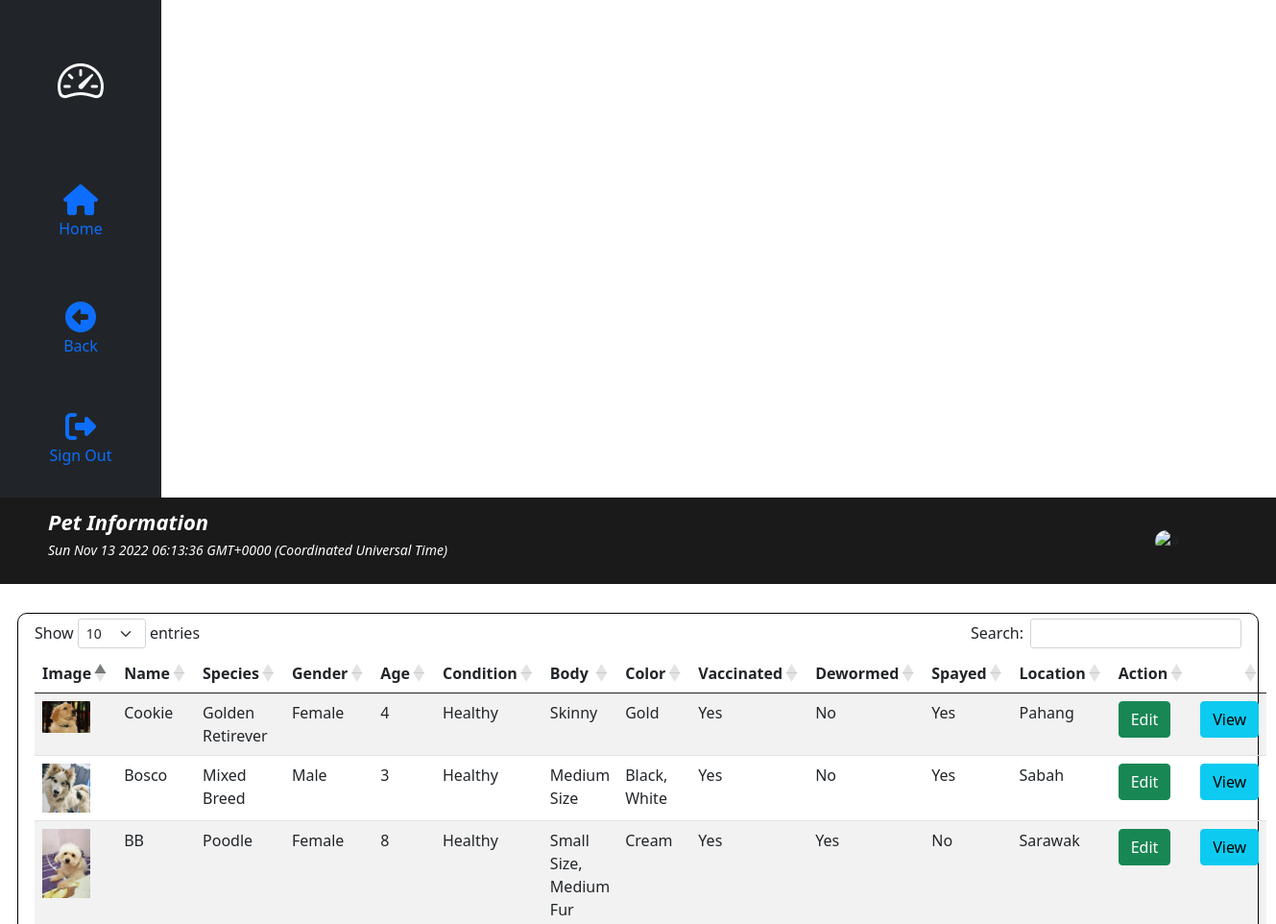
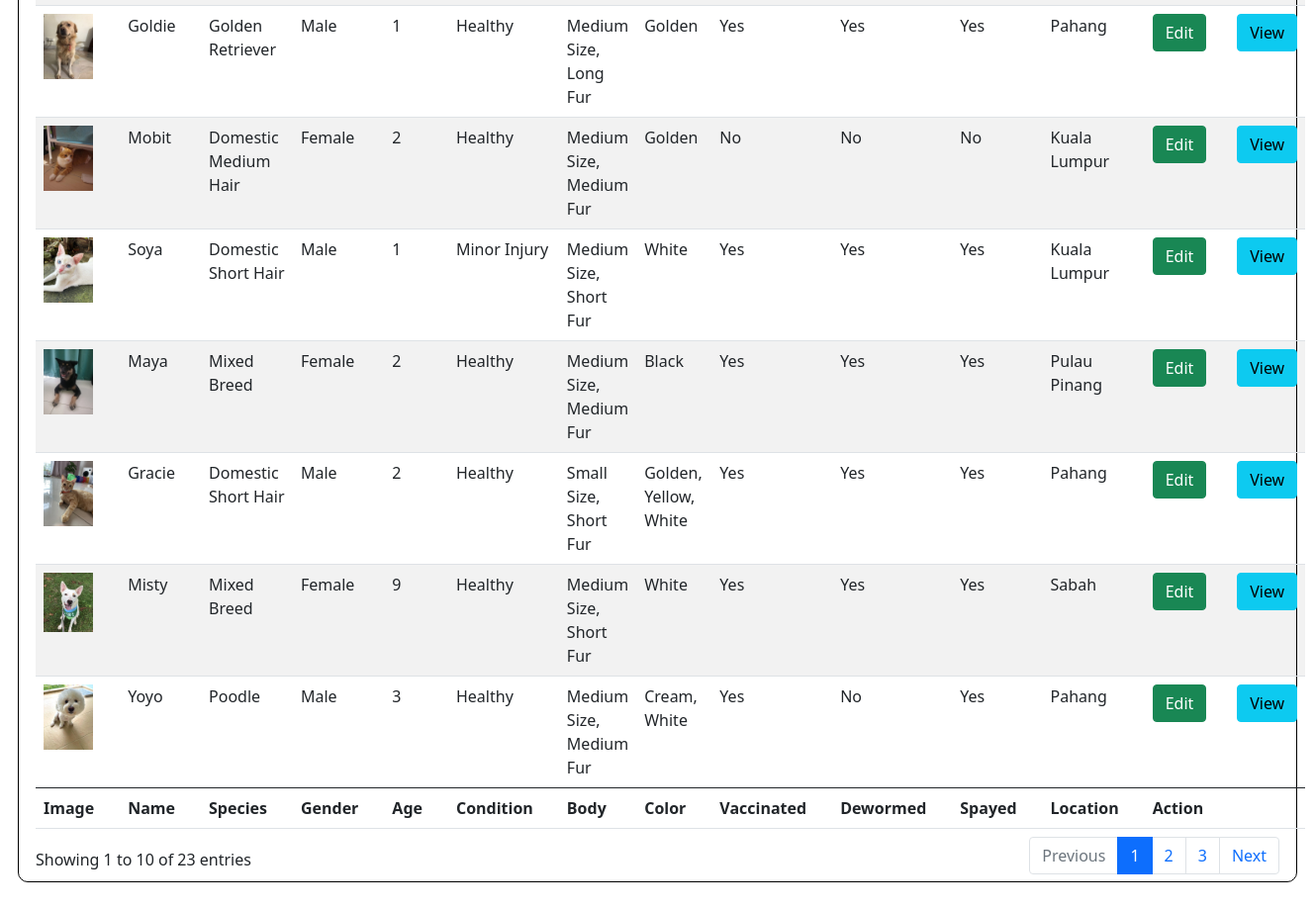
/php/adminpetinfor.php, run on the app's committed database (2 pictures, top to bottom).
### tables this page shows
CREATE TABLE `pets` (
  `PetsID` int(11) NOT NULL,
  `PetName` varchar(100) NOT NULL,
  `PetBody` varchar(100) NOT NULL,
  `Color` varchar(100) NOT NULL,
  `Vaccinated` varchar(20) NOT NULL,
  `Spayed` varchar(20) NOT NULL,
  `Species` varchar(100) NOT NULL,
  `Gender` varchar(6) NOT NULL,
  `PetCondition` varchar(100) NOT NULL,
  `Dewormed` varchar(20) NOT NULL,
  `Image` varchar(100) NOT NULL,
  `PetAge` int(20) NOT NULL,
  `PetStatus` varchar(100) NOT NULL,
  `DonorID` int(11) NOT NULL,
  `AdopterID` int(11) NOT NULL,
  `Description` varchar(500) NOT NULL
);

CREATE TABLE `user` (
  `UserID` int(11) NOT NULL,
  `Username` varchar(50) NOT NULL,
  `Password` varchar(50) NOT NULL,
  `FirstName` varchar(50) NOT NULL,
  `LastName` varchar(50) NOT NULL,
  `DOB` date NOT NULL,
  `Gender` varchar(6) NOT NULL,
  `ContactNumber` varchar(20) NOT NULL,
  `Email` varchar(50) NOT NULL,
  `Address` varchar(200) NOT NULL,
  `Location` varchar(50) NOT NULL,
  `Avatar` varchar(100) NOT NULL,
  `SocialMedia` varchar(100) NOT NULL
);

### php/adminpetinfor.php (the view, shortened to what this page needs)
<?php include_once("conn.php") ?>
<?php
    $sql = "SELECT pets.PetsID, pets.PetName, pets.PetBody, pets.Color, pets.Vaccinated, pets.Spayed, pets.Species, pets.Gender, pets.PetCondition, pets.Dewormed, pets.Image, pets.PetAge, pets.PetStatus, pets.DonorID, pets.AdopterID, pets.Description, user.UserID, user.Location
            FROM pets
            INNER JOIN user
            ON pets.DonorID = user.UserID";
    $result = mysqli_query($conn,$sql);
?>
<!DOCTYPE html>
<html lang="en">
<head>
    <link href="https://cdn.jsdelivr.net/npm/bootstrap@5.0.2/dist/css/bootstrap.min.css" rel="stylesheet">
    <link rel="stylesheet" href="https://cdn.jsdelivr.net/npm/bootstrap-icons@1.9.1/font/bootstrap-icons.css">
    <link rel="stylesheet" href="https://cdnjs.cloudflare.com/ajax/libs/twitter-bootstrap/5.1.3/css/bootstrap.min.css">
    <link rel="stylesheet" href="https://cdn.datatables.net/1.12.1/css/dataTables.bootstrap5.min.css">
    <link rel="stylesheet" href="sweetalert2.min.css">
    <link rel="stylesheet" href="../css/adminaccount.css">
</head>
<body>
        <div class="container-fluid">
            <div class="row">
                <div class="col-sm-auto bg-dark sticky-top">
                    <div class="d-flex flex-sm-column flex-row flex-nowrap bg-dark align-items-center sticky-top">
                        <a href="adminpage.php" class="d-block p-5 link-light text-decoration-none" title="Logo" data-bs-toggle="tooltip" data-bs-placement="right" data-bs-original-title="Icon-only">
                            <i class="bi bi-speedometer2 fa-3x"></i>
                        </a>
                        <ul class="nav nav-pills nav-flush flex-sm-column flex-row flex-nowrap mb-auto mx-auto text-center align-items-center">
                            <li class="nav-item">
                                <a href="adminpage.php" class="nav-link py-4 px-2" title="Home" data-bs-toggle="tooltip" data-bs-placement="right" data-bs-original-title="Home">
                                    <i class="fas fa-home fs-2"></i><p>Home</p>
                                </a>
                            </li>
                            <li>
                                <a href="adminpet.php" class="nav-link py-4 px-2" title="Back" data-bs-toggle="tooltip" data-bs-placement="right" data-bs-original-title="Home">
                                    <i class="fas fa-arrow-alt-circle-left fs-2"></i><p>Back</p>
                                </a>
                            </li>
                            <li>
                                <a href="logout.php" class="nav-link py-3 px-2" title="Sign-Out" data-bs-toggle="tooltip" data-bs-placement="right" data-bs-original-title="Exits">
                                    <i class="fas fa-sign-out-alt fs-2"></i><p>Sign Out</p>
                                </a>
                            </li>
                        </ul>
                    </div>
                </div>
                <div class="col-sm p-0 min-vh-100">
                    <div class="navbar" id="navbar" style="background-color:#1a1a1a; height: 90px; position: sticky; top: 0%; transition: 0.2s; padding-left: 50px;">
                        <p style="color: white;"><b><i style="font-size:22px; ">Pet Information</i></b><br><small><i><span id="dateTime"></span></i></small></p>
                        <div class="right" style="float:right; padding-right: 100px;">
                            <img src="../adminimg/<?php echo $_SESSION["photo"] ?>" alt="#" style="width: 50px; border-radius: 15px;">
                        </div>
                    </div>
                    <div class="content" style="width: auto; padding:30px 30px;">
                        <div class="row" style=" border:1px solid black; padding:5px; border-radius:10px;">
                            <table id="acctable" class="table table-striped" style="width:100%">
                                <thead>
                                    <tr>
                                        <th>Image</th>
                                        <th>Name</th>
                                        <th>Species</th>
                                        <th>Gender</th>
                                        <th>Age</th>
                                        <th>Condition</th>
                                        <th>Body</th>
                                        <th>Color</th>
                                        <th>Vaccinated</th>
                                        <th>Dewormed</th>
                                        <th>Spayed</th>
                                        <th>Location</th>
                                        <th>Action</th>
                                        <th></th>
                                    </tr>
                                </thead>
                                <tbody>
                                <?php
                                    while($row = mysqli_fetch_assoc($result)){
                                        $pets[] = $row;
                                    }
                                        if(isset($pets)){
                                            foreach($pets as $pet){
                                ?>
                                    <tr>
                                        <td><img src="../petimg/<?php echo $pet['Image'] ?>" alt="" width="50px" ></td>
                                        <td><?php echo ucfirst($pet['PetName']) ?></td>
                                        <td><?php echo ucfirst($pet['Species']) ?></td>
                                        <td><?php echo ucfirst($pet['Gender']) ?></td>
                                        <td><?php echo ucfirst($pet['PetAge']) ?></td>
                                        <td><?php echo ucfirst($pet['PetCondition']) ?></td>
                                        <td><?php echo ucfirst($pet['PetBody']) ?></td>
                                        <td><?php echo ucfirst($pet['Color']) ?></td>
                                        <td><?php echo ucfirst($pet['Vaccinated']) ?></td>
                                        <td><?php echo ucfirst($pet['Dewormed']) ?></td>
                                        <td><?php echo ucfirst($pet['Spayed']) ?></td>
                                        <td><?php echo ucfirst($pet['Location']) ?></td>
                                        <td>
                                            <button type="button" value="<?php echo $pet['PetsID'] ?>" class="editPetbtn btn btn-success" data-bs-toggle="modal" data-bs-placement="right"  data-bs-target="#editPet">Edit</button>
                                        </td>
                                        <td>
                                            <button type="button" value="<?php echo $pet['PetsID'] ?>" class="viewbtn btn btn-info" data-bs-toggle="modal" data-bs-placement="right" data-bs-target="#showPet">View</button>
                                        </td>
                                    </tr>
                                    <?php }?>
                                <?php }?>
                                </tbody>
                                <tfoot>
                                    <tr>
                                        <th>Image</th>
                                        <th>Name</th>
                                        <th>Species</th>
                                        <th>Gender</th>
                                        <th>Age</th>
                                        <th>Condition</th>
                                        <th>Body</th>
                                        <th>Color</th>
                                        <th>Vaccinated</th>
                                        <th>Dewormed</th>
                                        <th>Spayed</th>
                                        <th>Location</th>
                                        <th>Action</th>
                                        <th></th>
                                    </tr>
                                </tfoot>
                            </table>
                        </div>
                    </div>
                </div>
            </div>
        </div>
</body>
</html>

### css/adminaccount.css (style rules this page uses)
a i { transition: all 0.3s linear; }

### data on the page
pets: Image (picture), PetName "Cookie", Species "Golden Retirever", Gender "Female", PetAge "4", PetCondition "Healthy", PetBody "Skinny", Color "Gold", Vaccinated "Yes", Dewormed "No", Spayed "Yes", user.Location "Pahang", $pet['PetsID'] 1 (drawn)
pets: Image (picture), PetName "Bosco", Species "Mixed Breed", Gender "Male", PetAge "3", PetCondition "Healthy", PetBody "Medium Size", Color "Black, White", Vaccinated "Yes", Dewormed "No", Spayed "Yes", user.Location "Sabah", $pet['PetsID'] 2 (drawn)
pets: Image (picture), PetName "BB", Species "Poodle", Gender "Female", PetAge "8", PetCondition "Healthy", PetBody "Small Size, Medium Fur", Color "Cream", Vaccinated "Yes", Dewormed "Yes", Spayed "No", user.Location "Sarawak", $pet['PetsID'] 3 (drawn)
pets: Image (picture), PetName "Goldie", Species "Golden Retriever", Gender "Male", PetAge "1", PetCondition "Healthy", PetBody "Medium Size, Long Fur", Color "Golden", Vaccinated "Yes", Dewormed "Yes", Spayed "Yes", user.Location "Pahang", $pet['PetsID'] 4 (drawn)
pets: Image (picture), PetName "Mobit", Species "Domestic Medium Hair", Gender "Female", PetAge "2", PetCondition "Healthy", PetBody "Medium Size, Medium Fur", Color "Golden", Vaccinated "No", Dewormed "No", Spayed "No", user.Location "Kuala Lumpur", $pet['PetsID'] 5 (drawn)
pets: Image (picture), PetName "Soya", Species "Domestic Short Hair", Gender "Male", PetAge "1", PetCondition "Minor Injury", PetBody "Medium Size, Short Fur", Color "White", Vaccinated "Yes", Dewormed "Yes", Spayed "Yes", user.Location "Kuala Lumpur", $pet['PetsID'] 6 (drawn)
pets: Image (picture), PetName "Maya", Species "Mixed Breed", Gender "Female", PetAge "2", PetCondition "Healthy", PetBody "Medium Size, Medium Fur", Color "Black", Vaccinated "Yes", Dewormed "Yes", Spayed "Yes", user.Location "Pulau Pinang", $pet['PetsID'] 7 (drawn)
pets: Image (picture), PetName "Gracie", Species "Domestic Short Hair", Gender "Male", PetAge "2", PetCondition "Healthy", PetBody "Small Size, Short Fur", Color "Golden, Yellow, White", Vaccinated "Yes", Dewormed "Yes", Spayed "Yes", user.Location "Pahang", $pet['PetsID'] 8 (drawn)
pets: Image (picture), PetName "Misty", Species "Mixed Breed", Gender "Female", PetAge "9", PetCondition "Healthy", PetBody "Medium Size, Short Fur", Color "White", Vaccinated "Yes", Dewormed "Yes", Spayed "Yes", user.Location "Sabah"
pets: Image (picture), PetName "Yoyo", Species "Poodle", Gender "Male", PetAge "3", PetCondition "Healthy", PetBody "Medium Size, Medium Fur", Color "Cream, White", Vaccinated "Yes", Dewormed "No", Spayed "Yes", user.Location "Pahang", $pet['PetsID'] 10 (drawn)
